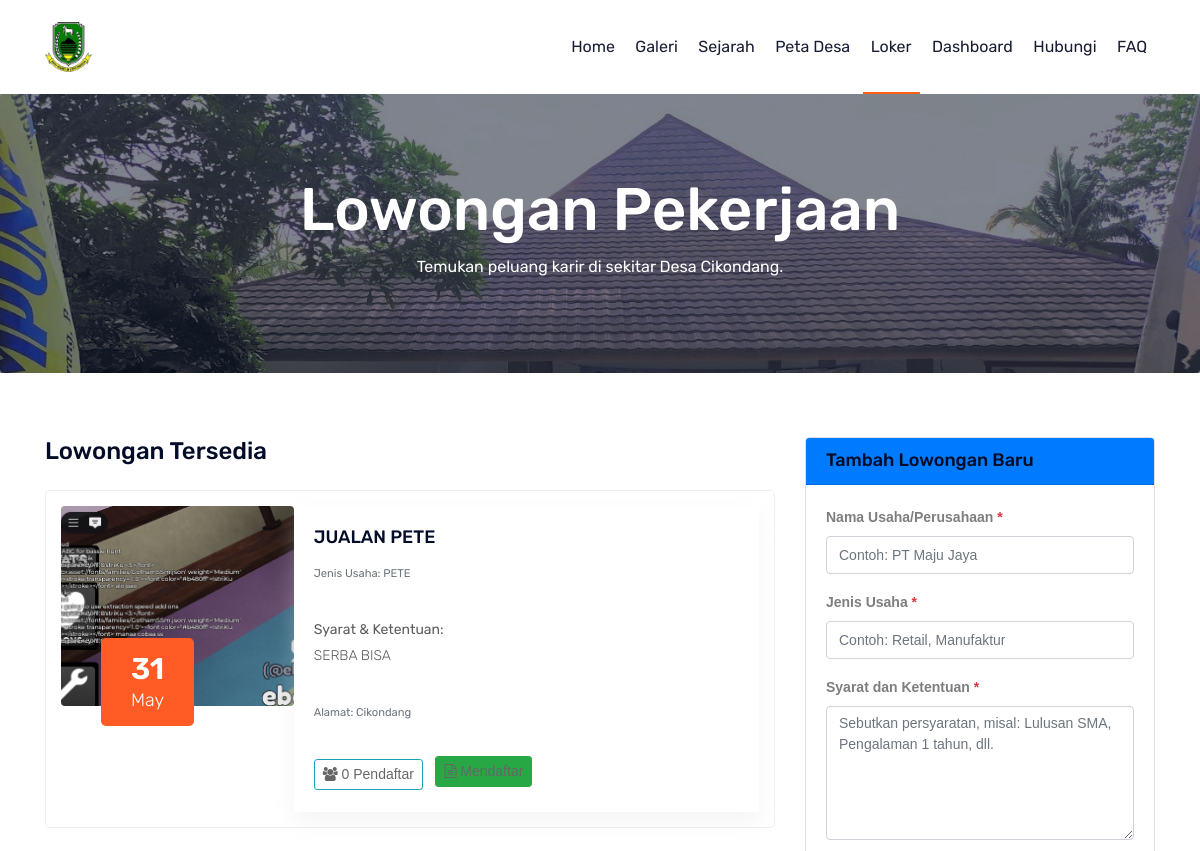
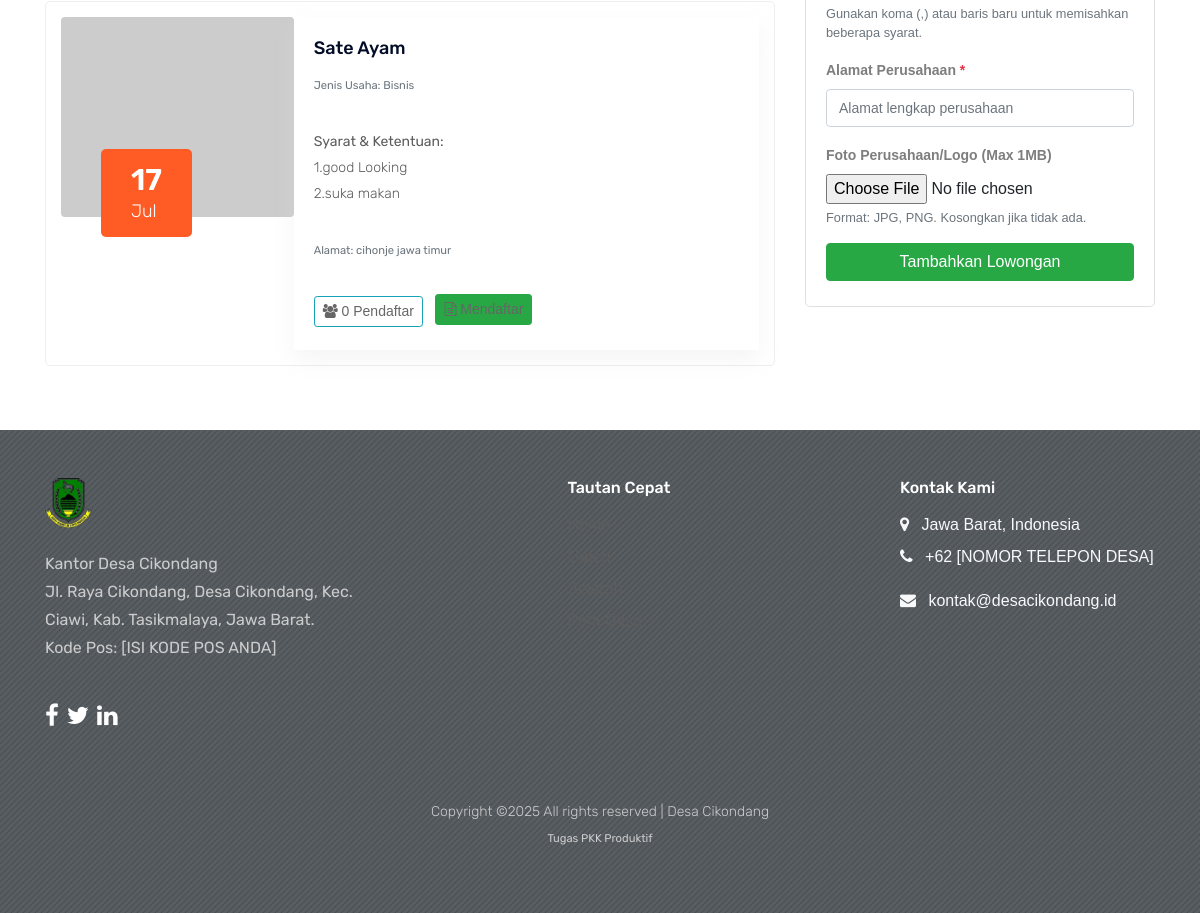
The app's page /view/loker.php with its own data (2 pictures, top to bottom).
### tables this page shows
CREATE TABLE `loker` (
  `id` int(11) NOT NULL,
  `nm_perusahaan` varchar(255) NOT NULL,
  `jenis_usaha` varchar(255) NOT NULL,
  `syarat` text NOT NULL,
  `alamat` text NOT NULL,
  `foto` varchar(255) NOT NULL,
  `tgl` int(11) NOT NULL,
  `bln` varchar(11) NOT NULL,
  `pendaftar` int(11) NOT NULL
);

### view/loker.php (the view, shortened to what this page needs)
<?php
include 'template/header.php';
include '../db/connection.php';
 ?>
    <header>
        <div class="header-area ">
            <div id="sticky-header" class="main-header-area white-bg">
                <div class="container">
                    <div class="row align-items-center">
                        <div class="col-xl-2 col-lg-2 col-md-3 col-sm-4 col-6">
                            <div class="logo-img">
                                <a href="../index.php">
                                    <img src="../img/logo.png" alt="Logo Desa" class="img-fluid">
                                </a>
                            </div>
                        </div>
                        <div class="col-xl-10 col-lg-10 col-md-9 col-sm-8 col-6">
                            <div class="main-menu d-none d-lg-block text-right">
                                <nav>
                                    <ul id="navigation">
                                        <li><a href="../index.php">Home</a></li>
                                        <li><a href="galeri.php">Galeri</a></li>
                                        <li><a href="sejarah.php">Sejarah</a></li>
                                        <li><a href="peta.php">Peta Desa</a></li>
                                        <li><a class="active" href="loker.php">Loker</a></li>
                                        <li><a href="../admin/index.php">Dashboard</a></li>
                                        <li><a href="hubungi.php">Hubungi</a></li>
                                        <li><a href="faq.php">FAQ</a></li>
                                    </ul>
                                </nav>
                            </div>
                        </div>
                    </div>
                </div>
            </div>
        </div>
    </header>
    <section class="breadcrumb breadcrumb_bg banner-bg-1 overlay2">
        <div class="container">
            <div class="row">
                <div class="col-lg-8 offset-lg-2">
                    <div class="breadcrumb_iner text-center">
                        <div class="breadcrumb_iner_item">
                            <h2>Lowongan Pekerjaan</h2>
                            <p>Temukan peluang karir di sekitar Desa Cikondang.</p>
                        </div>
                    </div>
                </div>
            </div>
        </div>
    </section>
    <section class="blog_area section-padding">
        <div class="container">
            <div class="row">
                <div class="col-lg-8">
                    <h3 class="mb-4">Lowongan Tersedia</h3>
                    <?php
                      $sql_loker = "SELECT * FROM loker ORDER BY id DESC";
                      $query_loker = mysqli_query($connection, $sql_loker);
                      if (mysqli_num_rows($query_loker) > 0) {
                          while ($row = mysqli_fetch_assoc($query_loker)) {
                              $foto_path = "../img/upload/" . htmlspecialchars($row['foto']);
                              if (!file_exists($foto_path) || empty($row['foto'])) {
                                  $foto_path = "https://placehold.co/600x400/e0e0e0/777?text=Image+Not+Available";
                              }
                    ?>
                    <article class="blog_item card shadow-sm mb-4">
                        <div class="row no-gutters">
                            <div class="col-md-4">
                                <div class="blog_item_img">
                                    <img class="card-img-top img-fluid" src="<?php echo $foto_path; ?>" alt="Foto <?php echo htmlspecialchars($row['nm_perusahaan']); ?>" style="height: 200px; object-fit: cover;">
                                    <?php if(!empty($row['tgl']) && !empty($row['bln'])): ?>
                                    <div class="blog_item_date">
                                        <h3><?php echo htmlspecialchars($row['tgl']); ?></h3>
                                        <p><?php echo htmlspecialchars($row['bln']); ?></p>
                                    </div>
                                    <?php endif; ?>
                                </div>
                            </div>
                            <div class="col-md-8">
                                <div class="blog_details card-body">
                                    <a class="d-inline-block" href="mendaftar.php?id=<?php echo $row['id']; ?>">
                                        <h4 class="card-title"><?php echo htmlspecialchars($row['nm_perusahaan']); ?></h4>
                                    </a>
                                    <p class="card-text"><small class="text-muted">Jenis Usaha: <?php echo htmlspecialchars($row['jenis_usaha']); ?></small></p>
                                    <p class="card-text"><strong>Syarat & Ketentuan:</strong><br><?php echo nl2br(htmlspecialchars($row['syarat'])); ?></p>
                                    <p class="card-text"><small class="text-muted">Alamat: <?php echo htmlspecialchars($row['alamat']); ?></small></p>
                                    <a href="tampil_daftar.php?id=<?php echo $row['id']; ?>" class="btn btn-sm btn-outline-info mr-2">
                                        <i class="fa fa-users"></i> <?php echo htmlspecialchars($row['pendaftar'] ?: 0); ?> Pendaftar
                                    </a>
                                    <a href="mendaftar.php?id=<?php echo $row['id']; ?>" class="btn btn-sm btn-success">
                                        <i class="fa fa-file-text-o"></i> Mendaftar
                                    </a>
                                </div>
                            </div>
                        </div>
                    </article>
                    <?php
                          }
                      } else {
                    ?>
                    <div class="alert alert-info text-center" role="alert">
                        Saat ini belum ada lowongan pekerjaan yang tersedia.
                    </div>
                    <?php
                      }
                    ?>
                </div>
                <div class="col-lg-4">
                    <div class="card shadow-sm">
                        <div class="card-header bg-primary text-white">
                            <h4 class="mb-0">Tambah Lowongan Baru</h4>
                        </div>
                        <div class="card-body">
                            <form action="proses.php" method="post" enctype="multipart/form-data" id="formTambahLoker" class="needs-validation" novalidate>
                                <div class="form-group">
                                    <label for="nm_usaha">Nama Usaha/Perusahaan <span class="text-danger">*</span></label>
                                    <input type="text" class="form-control" name="nm_usaha" id="nm_usaha" placeholder="Contoh: PT Maju Jaya" required>
                                </div>
                                <div class="form-group">
                                    <label for="jenis_usaha">Jenis Usaha <span class="text-danger">*</span></label>
                                    <input type="text" class="form-control" name="jenis_usaha" id="jenis_usaha" placeholder="Contoh: Retail, Manufaktur" required>
                                </div>
                                <div class="form-group">
                                    <label for="syarat">Syarat dan Ketentuan <span class="text-danger">*</span></label>
                                    <textarea class="form-control" name="syarat" id="syarat" rows="5" placeholder="Sebutkan persyaratan, misal: Lulusan SMA, Pengalaman 1 tahun, dll." required></textarea>
                                    <small class="form-text text-muted">Gunakan koma (,) atau baris baru untuk memisahkan beberapa syarat.</small>
                                </div>
                                <div class="form-group">
                                    <label for="alamat">Alamat Perusahaan <span class="text-danger">*</span></label>
                                    <input type="text" class="form-control" name="alamat" id="alamat" placeholder="Alamat lengkap perusahaan" required>
                                </div>
                                <div class="form-group">
                                    <label for="foto">Foto Perusahaan/Logo (Max 1MB)</label>
                                    <input type="file" class="form-control-file" name="foto" id="foto" accept="image/jpeg, image/png">
                                    <small class="form-text text-muted">Format: JPG, PNG. Kosongkan jika tidak ada.</small>
                                </div>
                                <button type="submit" class="btn btn-success btn-block">Tambahkan Lowongan</button>
                            </form>
                        </div>
                    </div>
                </div>
            </div>
        </div>
    </section>
    <?php
include 'template/footer.php';
?>

### records on screen
loker: foto (picture), tgl "31", bln "May", nm_perusahaan "JUALAN PETE", jenis_usaha "PETE", syarat "SERBA BISA", alamat "Cikondang", pendaftar "0"
loker: tgl "17", bln "Jul", nm_perusahaan "Sate Ayam", jenis_usaha "Bisnis", syarat "1.good Looking 2.suka makan", alamat "cihonje jawa timur", pendaftar "0"
